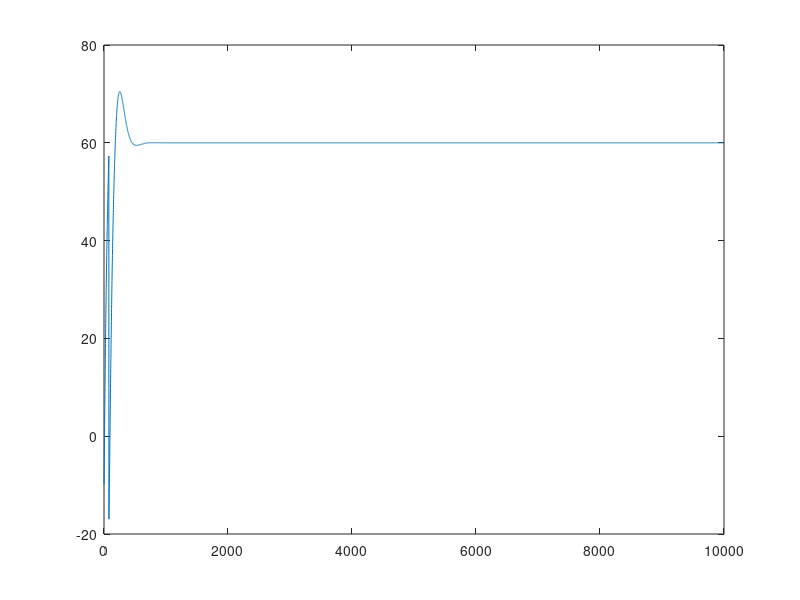
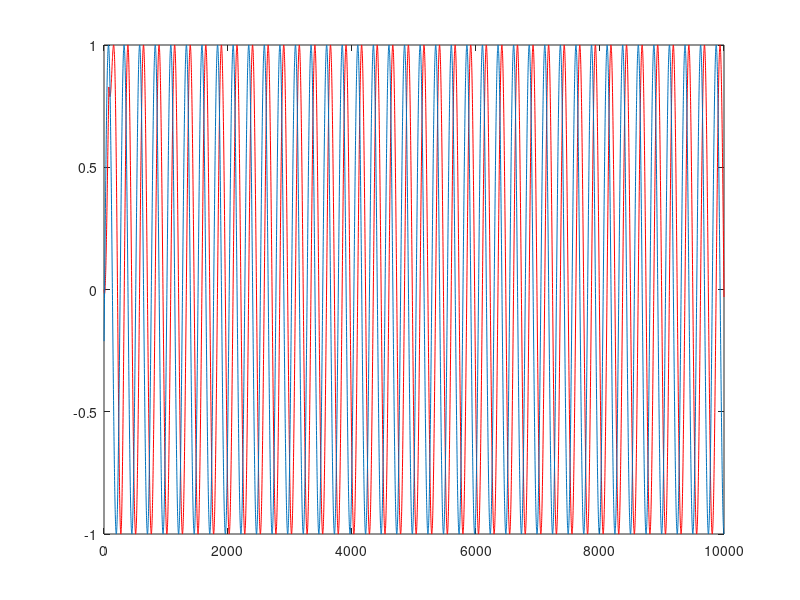
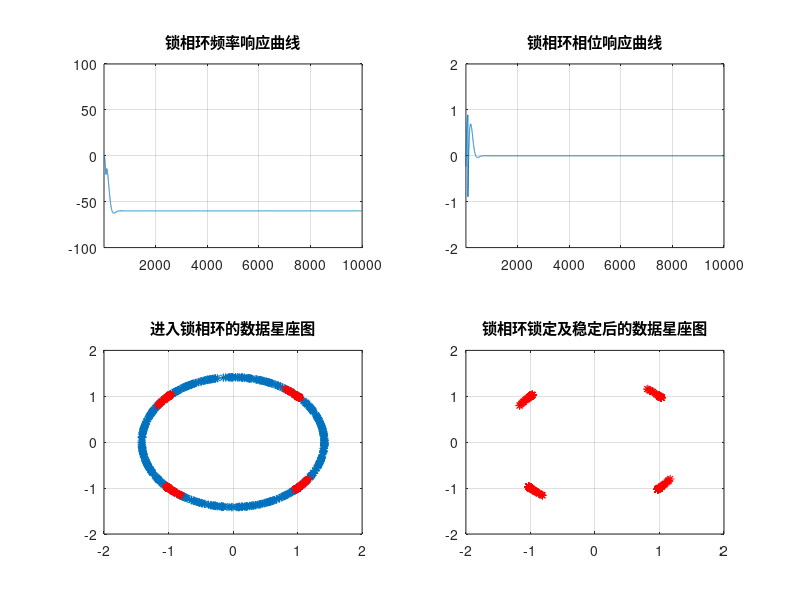
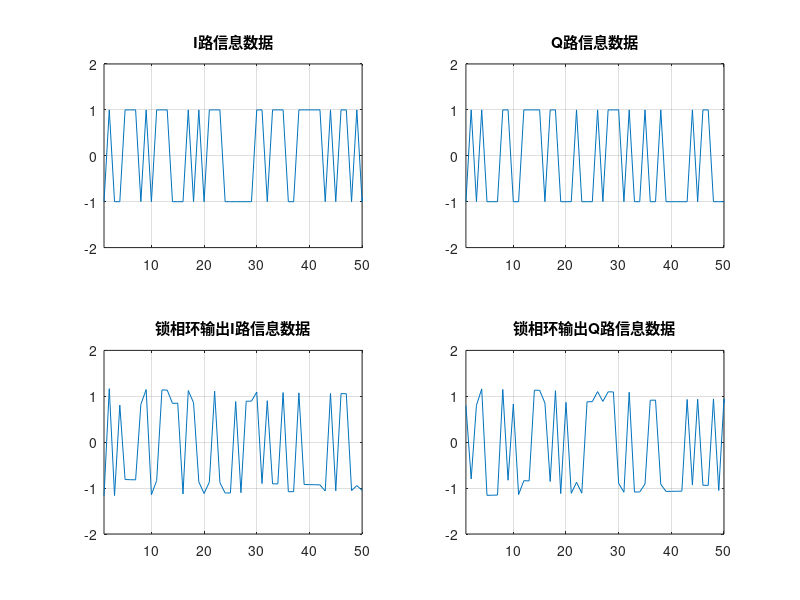

MATLAB code for these plots, in order:
clc; clear; close all; 
%close all; 
%定义锁相环的工作模式：单载波为“1”、BPSK调制为“2”、QPSK调制为“3” 
PLL_Mode = 3; 
%仿真数据长度 
L=10000; 
%基带信号 
if PLL_Mode == 1 
    I_Data=ones(L,1); 
    Q_Data=I_Data; 
else if PLL_Mode == 2 
    I_Data=(randi(2,L,1)-2)*2+1; 
    Q_Data=zeros(1,L,1); 
    else 
    I_Data=(randi(2,L,1)-2)*2+1; 
    Q_Data=(randi(2,L,1)-2)*2+1; 
    end 
end 
Signal_Source=I_Data + 1i*Q_Data; 

%载波信号 
Freq_Sample=2400;%采样率，Hz 
Delta_Freq=-60; %频偏，Hz 
Time_Sample=1/Freq_Sample; 
Delta_Phase=rand(1)*2*pi; %随机初相，Rad 
Carrier=exp(1i*(Delta_Freq/Freq_Sample*(1:L)+Delta_Phase)); 
%调制处理 
Signal_Channel=Signal_Source.*Carrier'; 
%%%%%%%%%%%%%%%%%%%%%%%%%%%%%%%%%%%%%%%%%%%%%%%%%%%% 
%以下为锁相环处理过程 
%%%%%%%%%%%%%%%%%%%%%%%%%%%%%%%%%%%%%%%%%%%%%%%%%%%% 
%参数清零 
Signal_PLL=zeros(L,1); 
NCO_Phase = zeros(L,1); 
Discriminator_Out=zeros(L,1); 
Freq_Control=zeros(L,1); 
PLL_Phase_Part=zeros(L,1); 
PLL_Freq_Part=zeros(L,1); 

I_PLL = zeros(L,1); 
Q_PLL = zeros(L,1); 
%环路处理 
C1=0.022013; 
C2=0.00024722; 
for i=2:L 
    Signal_PLL(i)=Signal_Channel(i)*exp(-1i*mod(NCO_Phase(i-1),2*pi)); 
    I_PLL(i)=real(Signal_PLL(i)); 
    Q_PLL(i)=imag(Signal_PLL(i)); 
    if PLL_Mode == 1 
        Discriminator_Out(i)=atan2(Q_PLL(i),I_PLL(i)); 
    else if PLL_Mode == 2 
        Discriminator_Out(i)=sign(I_PLL(i))*Q_PLL(i)/abs(Signal_PLL(i)); 
        else 
            Discriminator_Out(i)=(sign(I_PLL(i))*Q_PLL(i)-sign(Q_PLL(i))*I_PLL(i))... 
            /(sqrt(2)*abs(Signal_PLL(i))); 
        end 
    end 
    PLL_Phase_Part(i)=Discriminator_Out(i)*C1; 
    Freq_Control(i)=PLL_Phase_Part(i)+PLL_Freq_Part(i-1); 
    PLL_Freq_Part(i)=Discriminator_Out(i)*C2+PLL_Freq_Part(i-1); 
    NCO_Phase(i)=NCO_Phase(i-1)+Freq_Control(i); 
end 
%画图显示结果 
figure 
plot(Freq_Control(2:L)*Freq_Sample) 
figure 
plot(sin(NCO_Phase),'r') 
hold on 
plot(imag(Carrier)) 
figure 
subplot(2,2,1) 
plot(-PLL_Freq_Part(2:L)*Freq_Sample); 
grid on; 
title('锁相环频率响应曲线'); 
axis([1 L -100 100]); 
subplot(2,2,2) 
plot(PLL_Phase_Part(2:L)*180/pi); 
title('锁相环相位响应曲线'); 
axis([1 L -2 2]); 
grid on; 
%设定显示范围 
Show_D=300; %起始位置 
Show_U=900; %终止位置 
Show_Length=Show_U-Show_D; 
subplot(2,2,3) 
plot(Signal_Channel(Show_D:Show_U),'*'); 
title('进入锁相环的数据星座图'); 
axis([-2 2 -2 2]); 
grid on; 
hold on; 
subplot(2,2,3) 
plot(Signal_PLL(Show_D:Show_U),'r*'); 
grid on; 
subplot(2,2,4) 
plot(Signal_PLL(Show_D:Show_U),'r*'); 
title('锁相环锁定及稳定后的数据星座图'); 
axis([-2 2 -2 2]); 
grid on; 
 
figure 
%设定显示范围 
Show_D=300; %起始位置 
Show_U=350; %终止位置 
Show_Length=Show_U-Show_D; 
subplot(2,2,1) 
plot(I_Data(Show_D:Show_U)); 
grid on; 
title('I路信息数据'); 
axis([1 Show_Length -2 2]); 
subplot(2,2,2) 
plot(Q_Data(Show_D:Show_U)); 
grid on; 
title('Q路信息数据'); 
axis([1 Show_Length -2 2]); 
subplot(2,2,3) 
plot(I_PLL(Show_D:Show_U)); 
grid on; 
title('锁相环输出I路信息数据'); 
axis([1 Show_Length -2 2]); 
subplot(2,2,4) 
plot(Q_PLL(Show_D:Show_U)); 
grid on; 
title('锁相环输出Q路信息数据'); 
axis([1 Show_Length -2 2]); 